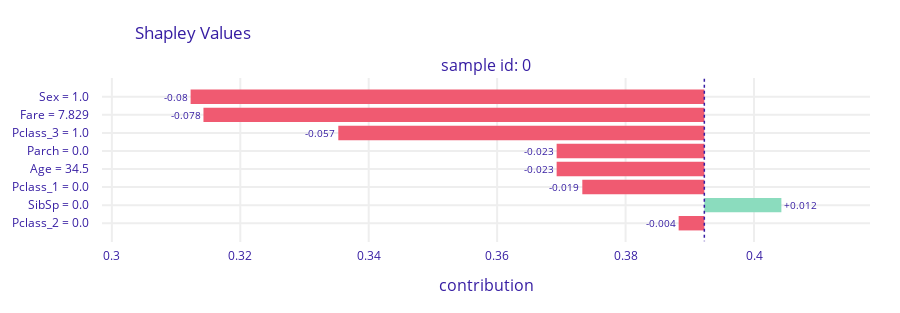

Notebook cell for this chart:
### Code cell
explainer_rf.predict_parts(
    df_titanic_test_x.iloc[0:1], type="unbiased_kernel_shap", label=f"sample id: 0"
).plot()

### Figure 1 — Plotly figure (JSON) as saved in the notebook; plotly's stock layout.template omitted (floating-point values rounded to 4 significant figures)
{"data": [{"base": 0.3923, "hoverinfo": "text", "hoverlabel": {"bgcolor": "rgba(0,0,0,0.8)"}, "hovertext": ["Average response: 0.392<br>Prediction: 0.122<br>Sex = 1.0<br>decreases average response <br>by 0.08", "Average response: 0.392<br>Prediction: 0.122<br>Fare = 7.829<br>decreases average response <br>by 0.078", "Average response: 0.392<br>Prediction: 0.122<br>Pclass_3 = 1.0<br>decreases average response <br>by 0.057", "Average response: 0.392<br>Prediction: 0.122<br>Parch = 0.0<br>decreases average response <br>by 0.023", "Average response: 0.392<br>Prediction: 0.122<br>Age = 34.5<br>decreases average response <br>by 0.023", "Average response: 0.392<br>Prediction: 0.122<br>Pclass_1 = 0.0<br>decreases average response <br>by 0.019", "Average response: 0.392<br>Prediction: 0.122<br>SibSp = 0.0<br>increases average response <br>by 0.012", "Average response: 0.392<br>Prediction: 0.122<br>Pclass_2 = 0.0<br>decreases average response <br>by 0.004"], "marker": {"color": ["#f05a71", "#f05a71", "#f05a71", "#f05a71", "#f05a71", "#f05a71", "#8bdcbe", "#f05a71"]}, "orientation": "h", "showlegend": false, "text": ["-0.08", "-0.078", "-0.057", "-0.023", "-0.023", "-0.019", "+0.012", "-0.004"], "textposition": "outside", "type": "bar", "x": [-0.08, -0.078, -0.057, -0.023, -0.023, -0.019, 0.012, -0.004], "xaxis": "x", "y": ["Sex = 1.0", "Fare = 7.829", "Pclass_3 = 1.0", "Parch = 0.0", "Age = 34.5", "Pclass_1 = 0.0", "SibSp = 0.0", "Pclass_2 = 0.0"], "yaxis": "y"}], "layout": {"annotations": [{"font": {"size": 16}, "showarrow": false, "text": "sample id: 0", "x": 0.5, "xanchor": "center", "xref": "paper", "y": 1, "yanchor": "bottom", "yref": "paper"}, {"font": {"size": 16}, "showarrow": false, "text": "contribution", "x": 0.5, "xanchor": "center", "xref": "paper", "y": 0, "yanchor": "top", "yref": "paper", "yshift": -30}], "font": {"color": "#371ea3"}, "height": 313, "margin": {"b": 71, "r": 30, "t": 78}, "shapes": [{"line": {"color": "#371ea3", "dash": "dot", "width": 1.5}, "type": "line", "x0": 0.3923, "x1": 0.3923, "xref": "x", "y0": -1, "y1": 8, "yref": "y"}], "title": {"text": "Shapley Values", "x": 0.15}, "xaxis": {"anchor": "y", "automargin": true, "domain": [0, 1], "fixedrange": true, "gridwidth": 2, "range": [0.2985, 0.4181], "tickcolor": "white", "ticklen": 3, "ticks": "outside", "type": "linear", "zeroline": false}, "yaxis": {"anchor": "x", "automargin": true, "autorange": "reversed", "domain": [0, 1], "fixedrange": true, "gridwidth": 2, "tickcolor": "white", "ticklen": 10, "ticks": "outside", "type": "category"}}}
